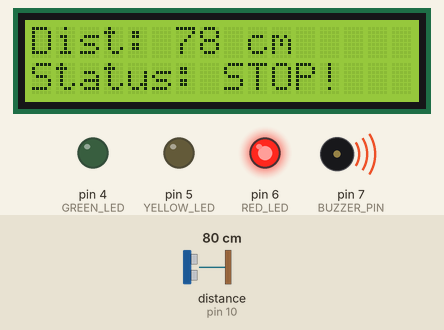
This sketch was run on a simulated Arduino Uno, built with avr-gcc and run on an emulated ATmega328P. Parts: 16×2 character LCD, output pins drawn as LEDs (lit = HIGH), buzzer (waves = sounding). Wiring (from diagram.json): ultrasonic range finder: trigger pin 9; echo pin 10. Inputs (shaded band) come from the test bench; at power-on: distance to the obstacle (sensor on pin 10) 80 cm. The echo pulse lasts 58.3 µs per cm; pins used as bus, display or sensor lines are not drawn.

Above: at 3.2 s.
3.3 s: distance to the obstacle (sensor on pin 10) set to 100 cm
At 3.9 s:
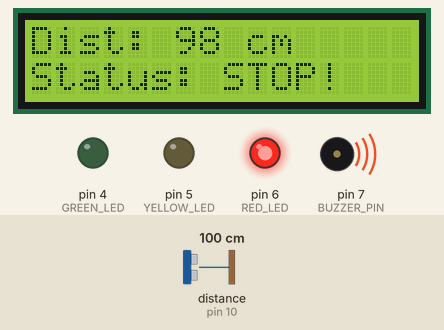
5.0 s: distance to the obstacle (sensor on pin 10) set to 108 cm
At 5.41 s:
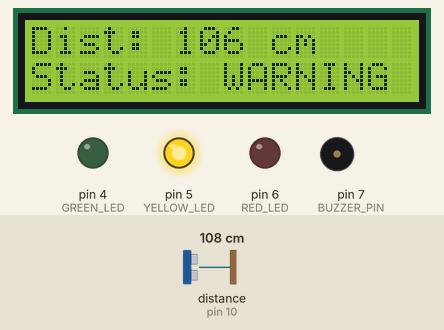
7.1 s: distance to the obstacle (sensor on pin 10) set to 199 cm
At 7.27 s:
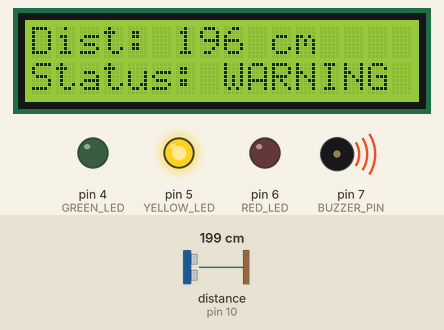
8.7 s: distance to the obstacle (sensor on pin 10) set to 207 cm
At 9.19 s:
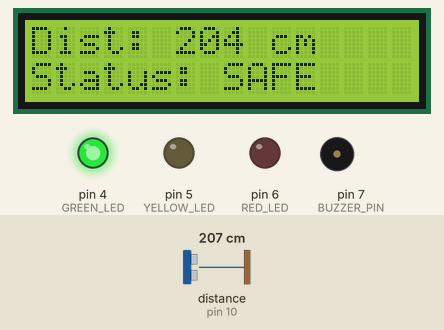
11.6 s: distance to the obstacle (sensor on pin 10) set to 197 cm
At 11.91 s:
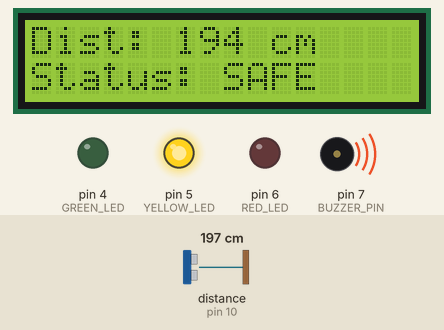
Timing chart, 0 to 14.3 s (numbered marks = the images above; inputs shaded):
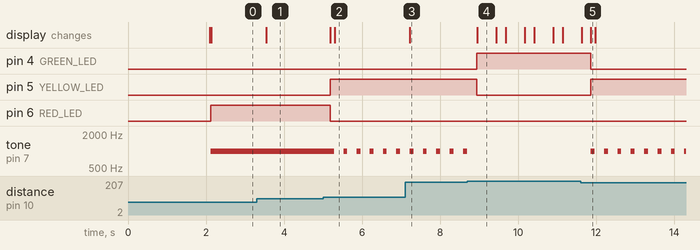

Measured:
- the behaviour switches between 102 and 103 cm on distance to the obstacle (sensor on pin 10) (found by bisection; images 1 and 2)
- the behaviour switches between 203 and 204 cm on distance to the obstacle (sensor on pin 10) (found by bisection; images 3 and 4)
- after the input at 3.3 s, the display: changes after 0.24 s (image 1)
- after the input at 5.0 s, pin 5 (YELLOW_LED): LOW → HIGH after 0.19 s; pin 6 (RED_LED): HIGH → LOW after 0.19 s; tone on pin 7 (BUZZER_PIN): alternates 1000 Hz for 0.10 s and silent for 0.24 s, starting after 0.29 s; the display: first changes after 0.19 s (image 2 shows a later state)
- after the input at 7.1 s, the display: changes after 0.12 s (image 3)
- after the input at 8.7 s, pin 4 (GREEN_LED): LOW → HIGH after 0.24 s; pin 5 (YELLOW_LED): HIGH → LOW after 0.24 s; tone on pin 7 (BUZZER_PIN): stops changing and stays silent; the display: changes after 0.25 s (image 4)
- after the input at 11.6 s, pin 4 (GREEN_LED): HIGH → LOW after 0.26 s; pin 5 (YELLOW_LED): LOW → HIGH after 0.26 s; tone on pin 7 (BUZZER_PIN): alternates 1000 Hz for 0.10 s and silent for 0.24 s, starting after 0.26 s; the display: first differs from a run without the input after 0.26 s (image 5)

The sketch:

sketch.ino
```cpp
#include <Wire.h>
#include <LiquidCrystal_I2C.h>

// 1. Definirea pinilor (cablaj)
#define TRIG_PIN 9
#define ECHO_PIN 10
#define GREEN_LED 4
#define YELLOW_LED 5
#define RED_LED 6
#define BUZZER_PIN 7

// 2. Initializarea ecranului LCD (Adresa I2C standard 0x27)
LiquidCrystal_I2C lcd(0x27, 16, 2);

void setup() {
  // Setam comportamentul pinilor (Intrare sau Iesire)
  pinMode(TRIG_PIN, OUTPUT);
  pinMode(ECHO_PIN, INPUT);

  pinMode(GREEN_LED, OUTPUT);
  pinMode(YELLOW_LED, OUTPUT);
  pinMode(RED_LED, OUTPUT);

  pinMode(BUZZER_PIN, OUTPUT);

  // Pornim ecranul
  lcd.init();
  lcd.backlight();
  lcd.setCursor(0, 0);
  lcd.print("Smart Parking");
  lcd.setCursor(0, 1);
  lcd.print("System Ready...");
  delay(2000); // Pauza de 2 secunde pentru mesajul de start
  lcd.clear();
}

// Functie separata pentru a citi distanta de la senzorul cu ultrasunete
int getDistance() {
  digitalWrite(TRIG_PIN, LOW);
  delayMicroseconds(2);

  digitalWrite(TRIG_PIN, HIGH); // Trimitem pulsul ultrasonic
  delayMicroseconds(10);
  digitalWrite(TRIG_PIN, LOW);

  // Citim cat timp a durat pana s-a intors unda (microsecunde)
  long duration = pulseIn(ECHO_PIN, HIGH);

  // Calculam distanta in centimetri (Viteza sunetului = 0.034 cm/us)
  int distance = duration * 0.034 / 2;
  return distance;
}

void loop() {
  int distance = getDistance(); // Apelam functia de mai sus

  // Afisam distanta pe primul rand al LCD-ului
  lcd.setCursor(0, 0);
  lcd.print("Dist: ");
  lcd.print(distance);
  lcd.print(" cm    "); // Spatiile goale sterg caracterele vechi

  // Logica de asistenta la parcare
  lcd.setCursor(0, 1);

  if (distance > 200) {
    // Zona SIGURA (> 2 metri)
    digitalWrite(GREEN_LED, HIGH);
    digitalWrite(YELLOW_LED, LOW);
    digitalWrite(RED_LED, LOW);
    noTone(BUZZER_PIN); // Oprim sunetul
    lcd.print("Status: SAFE    ");
  }
  else if (distance > 100 && distance <= 200) {
    // Zona de AVERTIZARE (1 - 2 metri)
    digitalWrite(GREEN_LED, LOW);
    digitalWrite(YELLOW_LED, HIGH);
    digitalWrite(RED_LED, LOW);

    // Buzzer-ul suna intermitent
    tone(BUZZER_PIN, 1000);
    delay(100);
    noTone(BUZZER_PIN);

    lcd.print("Status: WARNING ");
  }
  else {
    // Zona de PERICOL (< 1 metru)
    digitalWrite(GREEN_LED, LOW);
    digitalWrite(YELLOW_LED, LOW);
    digitalWrite(RED_LED, HIGH);

    // Buzzer-ul suna continuu (ca la masini)
    tone(BUZZER_PIN, 1000);
    lcd.print("Status: STOP!   ");
  }

  delay(200); // Pauza pentru stabilitatea simularii
}
```
